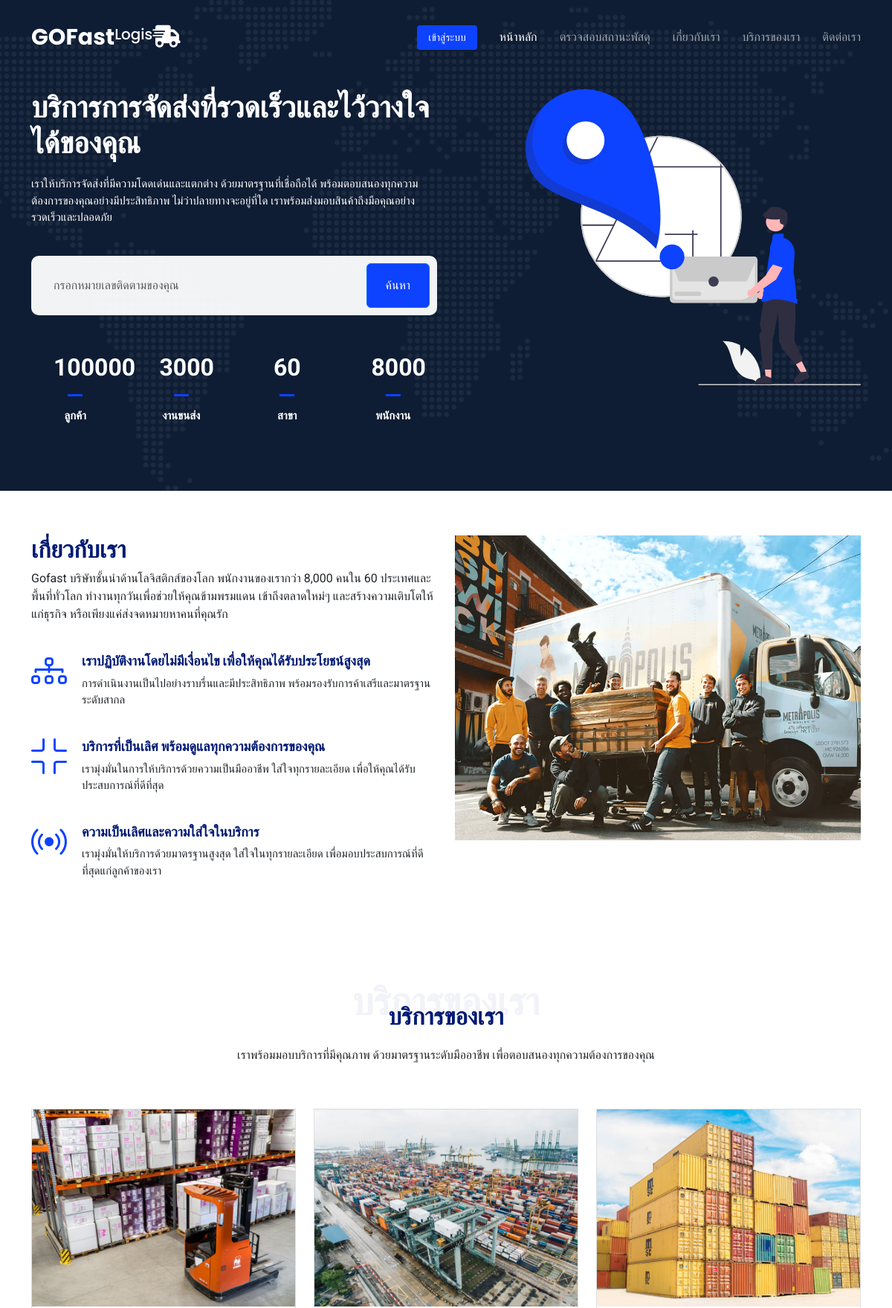
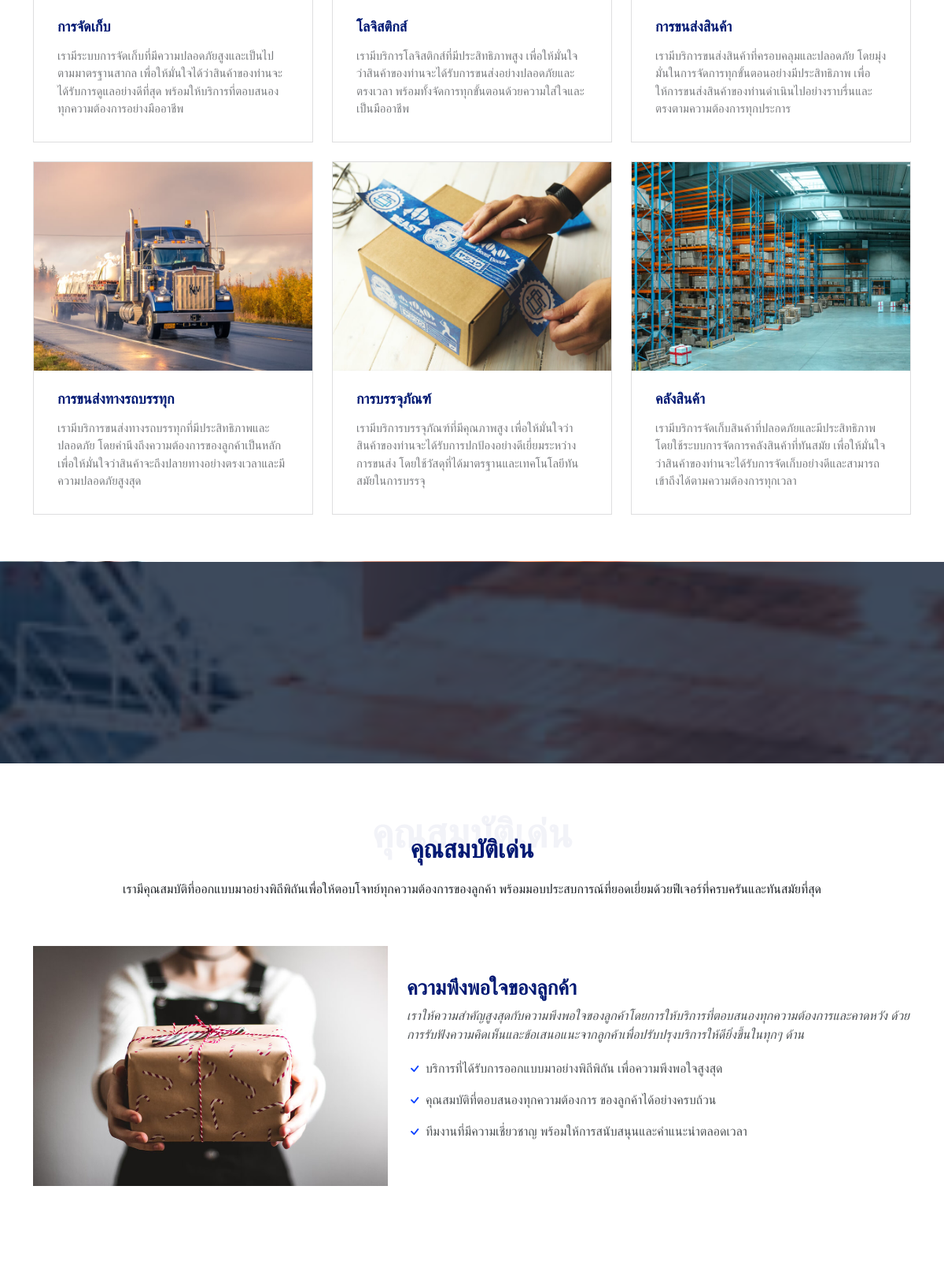
The page / (upper part) on the database its author committed (2 pictures, top to bottom).
### tables this page shows
CREATE TABLE `tbl_service` (
  `service_id` int(11) NOT NULL COMMENT 'รหัสผลิตภัณฑ์',
  `service_names` varchar(100) NOT NULL COMMENT 'ชื่อผลิตภัณฑ์',
  `service_img` varchar(200) NOT NULL COMMENT 'ภาพผลิตภัณฑ์',
  `service_caption` text NOT NULL COMMENT 'คำชี้ชวน',
  `service_details` text NOT NULL COMMENT 'รายละเอียดผลิตภัณฑ์'
);

### ServicesSection.php (the view)
<section id="services" class="services section">
    <div class="container section-title" data-aos="fade-up">
        <span>บริการของเรา<br></span>
        <h2>บริการของเรา</h2>
        <p>เราพร้อมมอบบริการที่มีคุณภาพ ด้วยมาตรฐานระดับมืออาชีพ เพื่อตอบสนองทุกความต้องการของคุณ</p>
    </div>
    <div class="container">
        <div class="row gy-4">
            <?php foreach ($rsproduct as $row) { ?>
                <div class="col-lg-4 col-md-6" data-aos="fade-up" data-aos-delay="100">
                    <div class="card">
                        <div class="card-img">
                            <a href="Services.php?id=<?= $row['service_id']; ?>&act=service-detail" target="_blank">
                                <img src="assetsBackend/product_img/<?= $row['service_img']; ?>" alt="" class="img-fluid">
                            </a>
                        </div>
                        <h3><a href="Services.php?id=<?= $row['service_id']; ?>&act=service-detail" target="_blank">
                                <?= $row['service_names']; ?>
                            </a> </h3>
                        <p><?= $row['service_caption']; ?></p>
                    </div>
                </div>
            <?php } ?>
        </div>
    </div>
</section>

### header.php (shortened to what this page needs)
<?php
require_once 'config/condb.php';
$queryproduct = $condb->prepare("SELECT service_id, service_names, service_img, service_caption, service_details
 FROM tbl_service
 ORDER BY service_id DESC
 LIMIT 8");
$queryproduct->execute();
$rsproduct = $queryproduct->fetchAll();
$current_page = 'หน้าหลัก';
?>
<!DOCTYPE html>
<html lang="en">
<head>
  <link rel="stylesheet" href="https://cdn.jsdelivr.net/npm/bootstrap@5.3.0/dist/css/bootstrap.min.css">
  <link rel="stylesheet" href="https://cdn.jsdelivr.net/npm/bootstrap-icons/font/bootstrap-icons.css">
  <link rel="stylesheet" href="https://cdnjs.cloudflare.com/ajax/libs/font-awesome/6.7.2/css/all.min.css" />
  <link href="assetsFront/vendor/bootstrap/css/bootstrap.min.css" rel="stylesheet">
  <link href="assetsFront/vendor/bootstrap-icons/bootstrap-icons.css" rel="stylesheet">
  <link href="assetsFront/vendor/aos/aos.css" rel="stylesheet">
  <link href="assetsFront/vendor/fontawesome-free/css/all.min.css" rel="stylesheet">
  <link href="assetsFront/vendor/glightbox/css/glightbox.min.css" rel="stylesheet">
  <link href="assetsFront/vendor/swiper/swiper-bundle.min.css" rel="stylesheet">
  <link href="assetsFront/css/main.css" rel="stylesheet">
</head>

### index.php
<?php
include 'header.php';
?>
<body class="index-page">
<?php
include 'navbar.php';
include 'HeroSection.php';
include 'AboutSection.php';
include 'ServicesSection.php';
include 'CallToAction.php';
include 'FeaturesSection.php';
include 'FaqSection.php';
include 'footer.php';
?>

### navbar.php (shortened to what this page needs)
<header id="header" class="header d-flex align-items-center fixed-top">
    <div class="container-fluid container-xl position-relative d-flex align-items-center">
        <a href="index.php" class="logo d-flex align-items-center me-auto">
            <h1 class="sitename">GOFast <h5>Logis</h5>
            </h1>
            <h1><i class="fa-solid fa-truck-fast"></i></h1>
        </a>
        <nav id="navmenu" class="navmenu">
            <ul>
                <li><a href="index.php?act=หน้าหลัก" class="<?= ($current_page == 'หน้าหลัก') ? 'active' : '' ?>">หน้าหลัก<br></a></li>
                <li><a href="track.php?act=ตรวจสอบสถานะพัสดุ" class="<?= ($current_page == 'ตรวจสอบสถานะพัสดุ' || $current_page == 'tracking_number') ? 'active' : '' ?>">ตรวจสอบสถานะพัสดุ</a></li>
                <li><a href="about.php?act=เกี่ยวกับเรา" class="<?= ($current_page == 'เกี่ยวกับเรา') ? 'active' : '' ?>">เกี่ยวกับเรา</a></li>
                <li><a href="services.php?act=บริการของเรา" class="<?= ($current_page == 'บริการของเรา') ? 'active' : '' ?>">บริการของเรา</a></li>
                <li><a href="contact.php?act=ติดต่อเรา" class="<?= ($current_page == 'ติดต่อเรา') ? 'active' : '' ?>">ติดต่อเรา</a></li>
            </ul>
        </nav>
        <a class="btn-getstarted" href="login.php?act=เข้าสู่ระบบ">เข้าสู่ระบบ</a>
    </div>
</header>

### HeroSection.php
<main class="main">
<section id="hero" class="hero section dark-background">
    <img src="assetsFront/img/world-dotted-map.png" alt="" class="hero-bg" data-aos="fade-in">
    <div class="container">
        <div class="row gy-4 d-flex justify-content-between">
            <div class="col-lg-6 order-2 order-lg-1 d-flex flex-column justify-content-center">
                <h2 data-aos="fade-up">บริการการจัดส่งที่รวดเร็วและไว้วางใจได้ของคุณ</h2>
                <p data-aos="fade-up" data-aos-delay="100">เราให้บริการจัดส่งที่มีความโดดเด่นและแตกต่าง ด้วยมาตรฐานที่เชื่อถือได้ พร้อมตอบสนองทุกความต้องการของคุณอย่างมีประสิทธิภาพ ไม่ว่าปลายทางจะอยู่ที่ใด เราพร้อมส่งมอบสินค้าถึงมือคุณอย่างรวดเร็วและปลอดภัย</p>
                <form action="track.php?act=ตรวจสอบสถานะพัสดุ" method="post" class="form-search d-flex align-items-stretch mb-3" data-aos="fade-up" data-aos-delay="200">
                    <input type="text" name="tracking_number" class="form-control" placeholder="กรอกหมายเลขติดตามของคุณ" required>
                    <button type="submit" class="btn btn-primary">ค้นหา</button>
                </form>
                <div class="row gy-4" data-aos="fade-up" data-aos-delay="300">
                    <div class="col-lg-3 col-6">
                        <div class="stats-item text-center w-100 h-100">
                            <span data-purecounter-start="0" data-purecounter-end="100000" data-purecounter-duration="1" class="purecounter">100000</span>
                            <p>ลูกค้า</p>
                        </div>
                    </div>
                    <div class="col-lg-3 col-6">
                        <div class="stats-item text-center w-100 h-100">
                            <span data-purecounter-start="0" data-purecounter-end="3000" data-purecounter-duration="1" class="purecounter">3000</span>
                            <p>งานขนส่ง</p>
                        </div>
                    </div>
                    <div class="col-lg-3 col-6">
                        <div class="stats-item text-center w-100 h-100">
                            <span data-purecounter-start="0" data-purecounter-end="60" data-purecounter-duration="1" class="purecounter">60</span>
                            <p>สาขา</p>
                        </div>
                    </div>
                    <div class="col-lg-3 col-6">
                        <div class="stats-item text-center w-100 h-100">
                            <span data-purecounter-start="0" data-purecounter-end="8000" data-purecounter-duration="1" class="purecounter">8000</span>
                            <p>พนักงาน</p>
                        </div>
                    </div>
                </div>
            </div>
            <div class="col-lg-5 order-1 order-lg-2 hero-img" data-aos="zoom-out">
                <img src="assetsFront/img/hero-img.svg" class="img-fluid mb-3 mb-lg-0" alt="">
            </div>
        </div>
    </div>
</section>

### aboutSection.php
<section id="about" class="about section">
    <div class="container">
        <div class="row gy-4">
            <div class="col-lg-6 position-relative align-self-start order-lg-last order-first" data-aos="fade-up" data-aos-delay="200">
                <img src="assetsFront/img/about.jpg" class="img-fluid" alt="">
            </div>
            <div class="col-lg-6 content order-last  order-lg-first" data-aos="fade-up" data-aos-delay="100">
                <h3>เกี่ยวกับเรา</h3>
                <p>
                    Gofast บริษัทชั้นนำด้านโลจิสติกส์ของโลก พนักงานของเรากว่า 8,000 คนใน 60 ประเทศและพื้นที่ทั่วโลก ทำงานทุกวันเพื่อช่วยให้คุณข้ามพรมแดน เข้าถึงตลาดใหม่ๆ และสร้างความเติบโตให้แก่ธุรกิจ หรือเพียงแค่ส่งจดหมายหาคนที่คุณรัก
                </p>
                <ul>
                    <li>
                        <i class="bi bi-diagram-3"></i>
                        <div>
                            <h5>เราปฏิบัติงานโดยไม่มีเงื่อนไข เพื่อให้คุณได้รับประโยชน์สูงสุด</h5>
                            <p>การดำเนินงานเป็นไปอย่างราบรื่นและมีประสิทธิภาพ พร้อมรองรับการค้าเสรีและมาตรฐานระดับสากล</p>
                        </div>
                    </li>
                    <li>
                        <i class="bi bi-fullscreen-exit"></i>
                        <div>
                            <h5>บริการที่เป็นเลิศ พร้อมดูแลทุกความต้องการของคุณ</h5>
                            <p>เรามุ่งมั่นในการให้บริการด้วยความเป็นมืออาชีพ ใส่ใจทุกรายละเอียด เพื่อให้คุณได้รับประสบการณ์ที่ดีที่สุด</p>
                        </div>
                    </li>
                    <li>
                        <i class="bi bi-broadcast"></i>
                        <div>
                            <h5>ความเป็นเลิศและความใส่ใจในบริการ</h5>
                            <p>เรามุ่งมั่นให้บริการด้วยมาตรฐานสูงสุด ใส่ใจในทุกรายละเอียด เพื่อมอบประสบการณ์ที่ดีที่สุดแก่ลูกค้าของเรา</p>
                        </div>
                    </li>
                </ul>
            </div>
        </div>
    </div>
</section>

### CallToAction.php
<section id="call-to-action" class="call-to-action section dark-background">
<img src="assetsFront/img/cta-bg.jpg" alt="">
<div class="container">
    <div class="row justify-content-center" data-aos="zoom-in" data-aos-delay="100">
        <div class="col-xl-10">
            <div class="text-center p-5">
            </div>
        </div>
    </div>
</div>
</section>

### FeaturesSection.php (shortened to what this page needs)
<section id="features" class="features section">
<div class="container section-title" data-aos="fade-up">
    <span>คุณสมบัติเด่น</span>
    <h2>คุณสมบัติเด่น</h2>
    <p>เรามีคุณสมบัติที่ออกแบบมาอย่างพิถีพิถันเพื่อให้ตอบโจทย์ทุกความต้องการของลูกค้า พร้อมมอบประสบการณ์ที่ยอดเยี่ยมด้วยฟีเจอร์ที่ครบครันและทันสมัยที่สุด</p>
</div>
<div class="container">
    <div class="row gy-4 align-items-center features-item">
        <div class="col-md-5 d-flex align-items-center" data-aos="zoom-out" data-aos-delay="100">
            <img src="assetsFront/img/features-1.jpg" class="img-fluid" alt="">
        </div>
        <div class="col-md-7" data-aos="fade-up" data-aos-delay="100">
            <h3>ความพึงพอใจของลูกค้า</h3>
            <p class="fst-italic">
            เราให้ความสำคัญสูงสุดกับความพึงพอใจของลูกค้าโดยการให้บริการที่ตอบสนองทุกความต้องการและคาดหวัง ด้วยการรับฟังความคิดเห็นและข้อเสนอแนะจากลูกค้าเพื่อปรับปรุงบริการให้ดียิ่งขึ้นในทุกๆ ด้าน
            </p>
            <ul>
                <li><i class="bi bi-check"></i><span>บริการที่ได้รับการออกแบบมาอย่างพิถีพิถัน เพื่อความพึงพอใจสูงสุด</span></li>
                <li><i class="bi bi-check"></i> <span>คุณสมบัติที่ตอบสนองทุกความต้องการ ของลูกค้าได้อย่างครบถ้วน</span></li>
                <li><i class="bi bi-check"></i> <span>ทีมงานที่มีความเชี่ยวชาญ พร้อมให้การสนับสนุนและคำแนะนำตลอดเวลา</span></li>
            </ul>
        </div>
    </div>
    <div class="row gy-4 align-items-center features-item">
    </div>
</div>
</section>

### FaqSection.php (shortened to what this page needs)
</main>

### footer.php (shortened to what this page needs)
<link rel="stylesheet" href="https://cdnjs.cloudflare.com/ajax/libs/sweetalert/1.1.3/sweetalert.css">
</body>
</html>

### rows shown on the page
tbl_service: service_img (picture), service_names "การจัดเก็บ", service_caption "เรามีระบบการจัดเก็บที่มีความปลอดภัยสูงและเป็นไปตามมาตรฐานสากล เพื่อให้มั่นใจได้ว่าสินค้าของท่านจะได้รับการดูแลอย่างดีที่สุด พร้อมให้บริการที่ตอบสนองทุกความต้องการอย่างมืออาชีพ"
tbl_service: service_img (picture), service_names "โลจิสติกส์", service_caption "เรามีบริการโลจิสติกส์ที่มีประสิทธิภาพสูง เพื่อให้มั่นใจว่าสินค้าของท่านจะได้รับการขนส่งอย่างปลอดภัยและตรงเวลา พร้อมทั้งจัดการทุกขั้นตอนด้วยความใส่ใจและเป็นมืออาชีพ"
tbl_service: service_img (picture), service_names "การขนส่งสินค้า", service_caption "เรามีบริการขนส่งสินค้าที่ครอบคลุมและปลอดภัย โดยมุ่งมั่นในการจัดการทุกขั้นตอนอย่างมีประสิทธิภาพ เพื่อให้การขนส่งสินค้าของท่านดำเนินไปอย่างราบรื่นและตรงตามความต้องการทุกประการ"
tbl_service: service_img (picture), service_names "การขนส่งทางรถบรรทุก", service_caption "เรามีบริการขนส่งทางรถบรรทุกที่มีประสิทธิภาพและปลอดภัย โดยคำนึงถึงความต้องการของลูกค้าเป็นหลัก เพื่อให้มั่นใจว่าสินค้าจะถึงปลายทางอย่างตรงเวลาและมีความปลอดภัยสูงสุด"
tbl_service: service_img (picture), service_names "การบรรจุภัณฑ์", service_caption "เรามีบริการบรรจุภัณฑ์ที่มีคุณภาพสูง เพื่อให้มั่นใจว่าสินค้าของท่านจะได้รับการปกป้องอย่างดีเยี่ยมระหว่างการขนส่ง โดยใช้วัสดุที่ได้มาตรฐานและเทคโนโลยีทันสมัยในการบรรจุ"
tbl_service: service_img (picture), service_names "คลังสินค้า", service_caption "เรามีบริการจัดเก็บสินค้าที่ปลอดภัยและมีประสิทธิภาพ โดยใช้ระบบการจัดการคลังสินค้าที่ทันสมัย เพื่อให้มั่นใจว่าสินค้าของท่านจะได้รับการจัดเก็บอย่างดีและสามารถเข้าถึงได้ตามความต้องการทุกเวลา"
